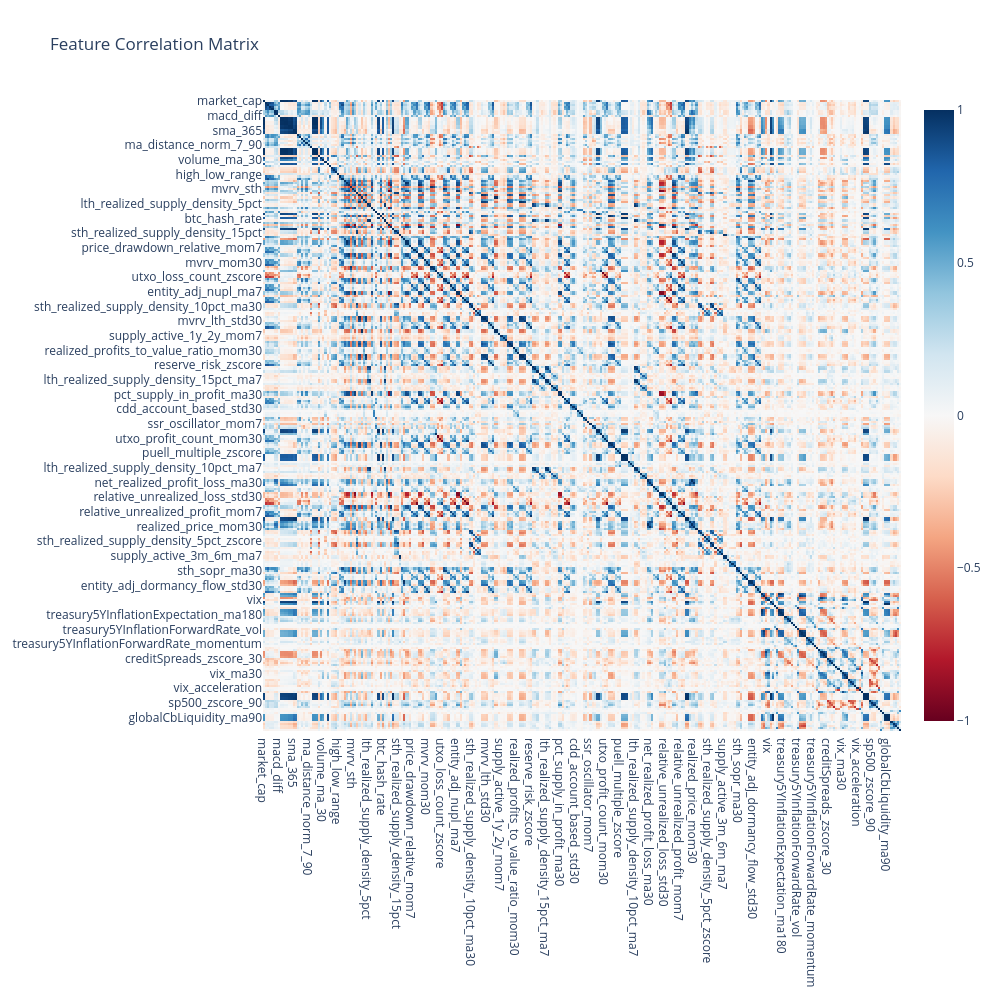

Notebook cell for this chart:
### Code cell
# Load data and generate features as usual
model = RegimeSwitchModel('bitcoin', strategy='long-short', train_pct=0.75)
data = model.load_data()
features = model.generate_all_features()

### Figure 1 — Plotly figure (JSON) as saved in the notebook; plotly's stock layout.template omitted (floating-point values rounded to 4 significant figures; data arrays with more than 128 entries replaced by an {"elided": "..."} marker saying what was removed)
{"data": [{"colorscale": [[0, "rgb(103,0,31)"], [0.1, "rgb(178,24,43)"], [0.2, "rgb(214,96,77)"], [0.3, "rgb(244,165,130)"], [0.4, "rgb(253,219,199)"], [0.5, "rgb(247,247,247)"], [0.6, "rgb(209,229,240)"], [0.7, "rgb(146,197,222)"], [0.8, "rgb(67,147,195)"], [0.9, "rgb(33,102,172)"], [1, "rgb(5,48,97)"]], "hoverongaps": false, "text": {"elided": "301x301 float values"}, "type": "heatmap", "x": {"elided": "301 str values"}, "y": {"elided": "301 str values"}, "z": {"elided": "301x301 float values"}, "zmid": 0}], "layout": {"height": 1000, "title": {"text": "Feature Correlation Matrix"}, "width": 1000, "xaxis": {"showgrid": false}, "yaxis": {"autorange": "reversed", "showgrid": false}}}
